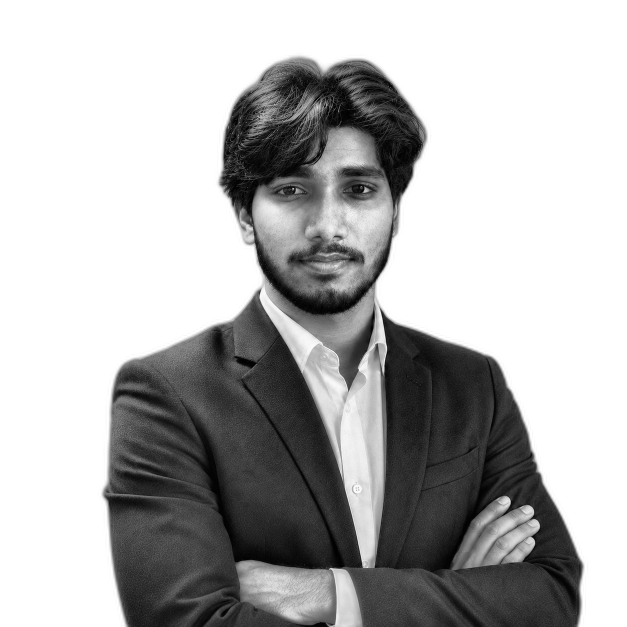
#> input picture assets/source_prepped.png, 1254 x 1254 px, found by its file name (shown at 1/2 size)
$ python make_ascii_svg.py
#> lines starting #> are read from the running program, lines starting #| are printed output that depends on the picture
from pathlib import Path
from PIL import Image
import html

INPUT = Path("assets/source_prepped.png")
OUTPUT = Path("assets/avi-ascii.svg")

ASCII_RAMP = (
    " .'`^\",:;Il!i~+_-?][}{1)(|\\/tfjrxnuvczXYUJCLQ0OZmwqpdbkhao*#MW&8%B@$"
)

WIDTH = 130

FONT_SIZE = 8
LINE_HEIGHT = 9
CHAR_WIDTH = 4.8

BACKGROUND = "#0d1117"
FOREGROUND = "#c9d1d9"


def image_to_ascii():
    img = Image.open(INPUT).convert("L")
#> img is the input picture: PIL image 1254x1254 L; min 0, max 255, mean 180.3

    # Preserve aspect ratio
    w, h = img.size
#> w = 1254; h = 1254
    aspect = h / w
#> aspect = 1
    height = int(WIDTH * aspect * 0.55)
#> height = 71

    img = img.resize((WIDTH, height), Image.Resampling.LANCZOS)
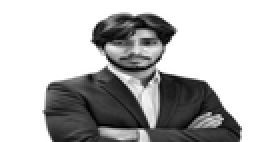
#> img: PIL image 130x71 L (shown 2 times larger); min 0, max 255, mean 180.2

    pixels = list(img.getdata())
#> pixels = 9230 values, max 255 at index 0, min 0 at index 1761, mean 180.2

    ascii_chars = []

    ramp_len = len(ASCII_RAMP) - 1

    for p in pixels:
        index = int((p / 255) * ramp_len)
        ascii_chars.append(ASCII_RAMP[index])
#> after the loop, ascii_chars = 9230 items, first 6: '$', '$', '$', '$', '$', '$'

    lines = []

    for i in range(0, len(ascii_chars), WIDTH):
        lines.append("".join(ascii_chars[i:i + WIDTH]))
#> this loop made 71 passes
#> i on passes 2 to 13: 130, 260, 390, 520, 650, 780, 910, 1040, 1170, 1300, 1430, 1560
#> after the loop, lines = 71 items

    return lines


def build_svg(lines):
    width = max(len(line) for line in lines) * CHAR_WIDTH
    height = len(lines) * LINE_HEIGHT

    svg = f'''<svg xmlns="http://www.w3.org/2000/svg"
width="{width}"
height="{height}"
viewBox="0 0 {width} {height}">

<rect width="100%" height="100%" fill="{BACKGROUND}"/>

<g
font-family="monospace"
font-size="{FONT_SIZE}"
fill="{FOREGROUND}"
xml:space="preserve">
'''

    duration = 10.0
    delay = duration / max(len(lines), 1)

    for i, line in enumerate(lines):
        y = (i + 1) * LINE_HEIGHT
        begin = round(i * delay, 2)

        svg += f'''
<text x="0" y="{y}" opacity="0">{html.escape(line)}
<animate
attributeName="opacity"
from="0"
to="1"
begin="{begin}s"
dur="0.05s"
fill="freeze"/>
</text>
'''

    svg += """
<animate
attributeName="opacity"
from="1"
to="1"
begin="0s"
dur="10s"
repeatCount="indefinite"/>
"""

    svg += "</g></svg>"

    OUTPUT.write_text(svg, encoding="utf-8")


if __name__ == "__main__":
    lines = image_to_ascii()
#> lines = 71 items
    build_svg(lines)
#> in build_svg, `width = max(len(line) for line in lines) * CHAR_WIDTH`: width = 624
#> in build_svg, `height = len(lines) * LINE_HEIGHT`: height = 639
#> in build_svg, `delay = duration / max(len(lines), 1)`: delay = 0.141
#> the loop in build_svg, `for i, line in enumerate(lines):` made 71 passes
#> (y, begin) on passes 1 to 12: (9, 0), (18, 0.14), (27, 0.28), (36, 0.42), (45, 0.56), (54, 0.7), (63, 0.85), (72, 0.99), (81, 1.13), (90, 1.27), (99, 1.41), (108, 1.55)
    print("SVG created successfully!")
